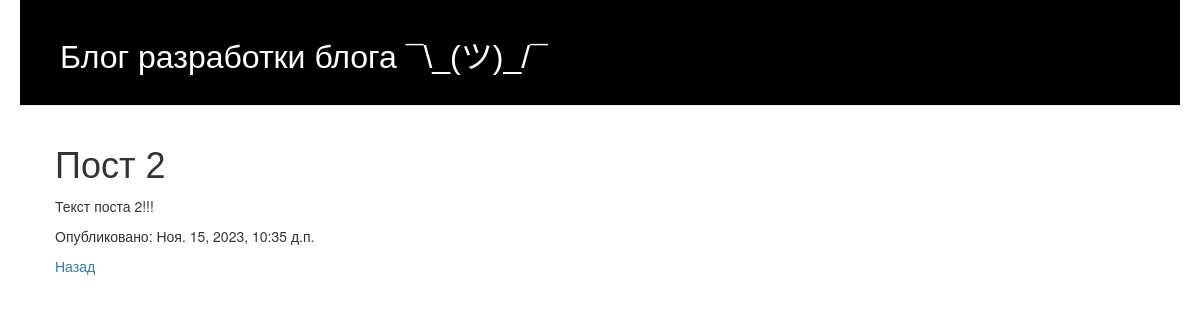
Screenshot of /post/3/ with the database file from the repository.
### blog/models.py (models this page shows, shortened)
class Post(models.Model):
    author = models.ForeignKey(settings.AUTH_USER_MODEL, on_delete=models.CASCADE)
    title = models.CharField(max_length=200)
    text = models.TextField()
    created_date = models.DateTimeField(default=timezone.now)
    published_date = models.DateTimeField(blank=True, null=True)

### blog/views.py (the view)
# urls.py: path('post/<int:pk>/', views.post_detail, name='post_detail'),
def post_detail(request, pk):
    post = get_object_or_404(Post, pk=pk)
    return render(request, 'blog/post_detail.html', {'post': post})

### blog/templates/blog/post_detail.html (shortened to what this page needs)
{% extends 'blog/base.html' %}
{% block content %}
    <div class="post">
        <h1>{{ post.title }}</h1>
        <p>{{ post.text|linebreaksbr }}</p>
        {% if post.published_date %}
            <div class="date">
                <p>Опубликовано: {{ post.published_date }}</p>
            </div>
        {% endif %}
        <a href="{% url 'post_list'%}">Назад</a>
    </div>
{% endblock %}

### blog/static/css/blog.css (style rules this page uses)
h1, h2, h3, h4 { font-family: 'Helvetica', bold; }
.date { color: #333333; }
.post { margin-bottom: 20px; }

### rows the page displays
Post: title "Пост 2", text "Текст поста 2!!!", published_date "Ноя. 15, 2023, 10:35 д.п."
